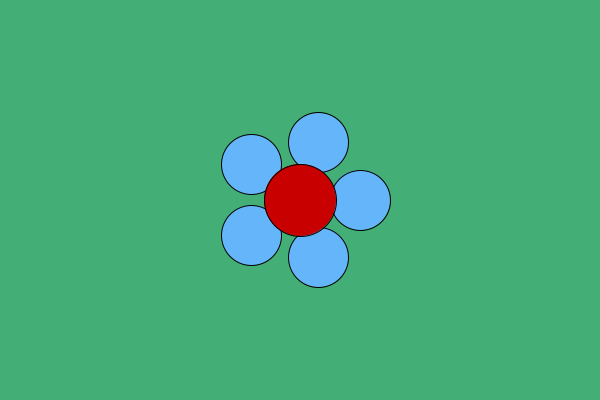
Frame 1 (no input)
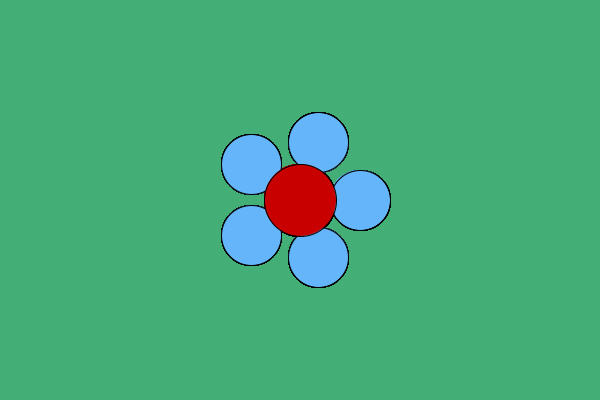
Frame 60 (the mouse pressed at the canvas centre just before this capture)
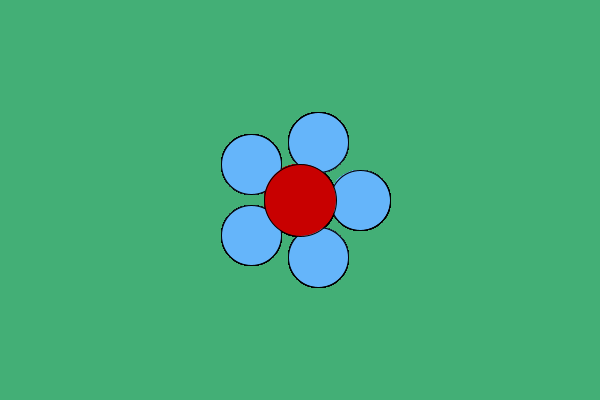
Frame 120 (the mouse held since frame 60 and released just before this capture)

The Processing sketch that drew these frames (run headless with seeded random() and noise(); from frame 60 on, the mouse is pressed at the canvas centre):

// Processing sketch: Flower
// ── Flower.pde
int r=60;
float ballX;
float ballY;

void setup() {
  size(600,400);
  background(#43AF76);
}

void draw(){

  fill(#65B5FA);
  for (float i=0;i<PI*2;i+=2*PI/5) {
  ballX=width/2 + r*cos(i);
  ballY=height/2 + r*sin(i);
  ellipse(ballX,ballY,r,r); 
  }
  fill(200,0,0);
  ellipse(width/2,height/2,r*1.2,r*1.2);
}  
 
